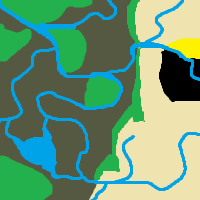
#> input picture worlds/world_bmp.bmp, 200 x 200 px; its folder holds 4 pictures in this run
$ python generate_world.py
#> lines starting #> are read from the running program, lines starting #| are printed output that depends on the picture
import numpy as np
import cv2 as cv
import sys
import random
from matplotlib import pyplot as plt


#------R G B------
#old 51
#young 53
#wastleand 36
#farmland 67
#river blue

patches = np.array([[85, 89, 66, 51], #old 0
           [34, 177, 76, 53], #young 1
           [0, 162, 232, 96], #river 2
           [239, 228, 176, 36], #wasteland 3
           [0, 0, 0, 5], #city 4
           [255, 242, 0, 67]], np.int64) #farmland 5

patch_name = ["old forest",
            "young forest",
            "river",
            "wasteland",
            "city",
            "farmland"]

def calculate_min_distance(color):
    min_l2 = 100000
    for i in range(0, 6):
        # print(patches[i][0])
        l2_r = np.square(color[2] - patches[i][0])
        l2_g = np.square(color[1] - patches[i][1])
        l2_b = np.square(color[0] - patches[i][2])

        l2 = np.sqrt(sum((l2_r, l2_b, l2_g)))
        if l2 <= min_l2:
            min_l2  = l2
            patch_type = i
    return patch_type

def main(img_name, width, height):
#> called with img_name = 'world_bmp', width = 100, height = 100
    im = cv.resize(cv.imread("worlds/{0}.bmp".format(img_name)),(width,height))
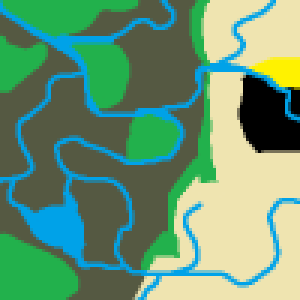
#> im: shape (100, 100, 3) (shown 3 times larger); mean B, G, R 115.5, 150.5, 106.1
    w, h ,_= im.shape
#> w = 100; h = 100

    Z = im.reshape((-1,3))
    Z = np.float32(Z)

    K = 10
    criteria =  (cv.TERM_CRITERIA_EPS + cv.TERM_CRITERIA_MAX_ITER, 10, 1.0)
    ret, label, center  = cv.kmeans(Z, K, None, criteria, 10, cv.KMEANS_RANDOM_CENTERS)
#> ret = 1132992.5; label = 10000 values, max 9 at index 2998, min 0 at index 0, mean 3.5; center = [[146.5, 129.1, 38.79], [76.37, 175.9, 34.98], [66.92, 90.29, 84.35], [203, 196.5, 124.3], [0.966, 0.88, 0.35], [126, 198.1, 143.1], [176, 227.8, 238.4], [227.6, 161.3, 3.94], [6.33, 241.4, 253.7], [0, 121, 128]]

    center = np.uint8(center)
#> center = [[146, 129, 38], [76, 175, 34], [66, 90, 84], [202, 196, 124], [0, 0, 0], [125, 198, 143], [175, 227, 238], [227, 161, 3], [6, 241, 253], [0, 121, 128]]
    res = center[label.flatten()]
    res2 = res.reshape((im.shape))
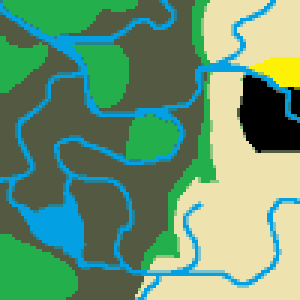
#> res2: shape (100, 100, 3) (shown 3 times larger); mean B, G, R 114.7, 149.9, 105.6

    original_stdout = sys.stdout # Save a reference to the original standard output

    cp_label = np.array(label)
#> cp_label has the same summary as label
    cp_label = cp_label.reshape(-1)
    patch_names = []
    new_labels = np.zeros((w,h), np.int16)

    print("Generating World...")
    print("=========================")
    print("Settings: (Bitmap, width, height)")
    print("          ('{0}', {1}, {2})".format(img_name, width, height))

    for i in range(0, w):
        for j in range(0, h):
            new_labels[i][j] = cp_label[i + (h-1)*j]
            color = np.int64(res2[i][j])
            patch_type = calculate_min_distance(color)
            new_labels[i][j] = patch_type
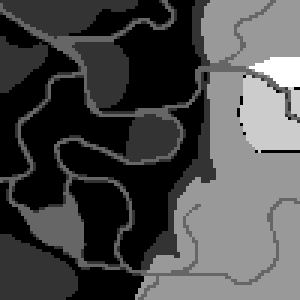
#> new_labels: shape (100, 100) int16 (shown 3 times larger); min 0, max 5, mean 1.47; drawn with min black and max white
    filename = 'patches.csv'

    with open(filename, 'w') as f:
        sys.stdout = f # Change the standard output to the file we created.
        print(""""export-world data (NetLogo 6.2.0)"
"deforestation_model.nlogo"
"10/14/2021 12:37:35:943 +0200"

"RANDOM STATE"
"0 0 -1727483681 271 0.0 false 2013989304 -1871691995 -915960409 -1798869200 1166807813 -5942477 -1518791675 435545335 -314652213 520260077 1936817868 -192358540 -1206026974 -1898772645 214778085 -922981679 1462699249 759367653 285617470 748997112 -519404324 1890593803 -330621234 1707900761 1084096855 1973104727 1701639977 -2114823553 -2061065985 -1479540976 -1856121665 328856081 1757145167 -429798512 -2031164226 1138859872 1770592181 1569571623 385306014 -1249926344 1309658498 -1966765856 1959292266 -932851215 -727763534 1849120692 -452475881 -1901110470 -526894006 726049036 -1418718201 -1771618636 409367543 -187270375 1414606164 -256035954 268583771 -74227742 1823398965 1673136560 1515565173 -355511774 254494322 -1860899510 -1160443501 2068234713 -1737344949 668375055 1274292273 1171696383 -1271355849 188782801 -1241482785 -331847234 -1744899722 -631267029 -1890701356 -2091291506 313002855 -2024245887 -1244659010 729046094 1470592928 -1190694949 2106494669 1184733757 426895680 -2082467945 -882892300 -1785174207 -1877652585 920180184 1249940998 1380514628 -1801442485 411030540 78972404 -590550721 -1357923180 -542369780 1833808687 -1601279218 124115979 -1448151414 -91882948 957232827 -50404623 -195225476 -610060646 1099037915 2136809270 1421897992 1200865061 1008396362 1910156430 580840792 -778553062 175871213 -2022572974 -1246746631 -591624400 -1318003731 -1724681323 -1160767876 -865964429 1575048818 2104265824 1079939744 -974936895 1077752981 1551581563 476876592 1584339470 1923546836 -1603644050 -2125035401 447922679 1270829570 -1211034511 426060441 119546684 217457216 -20209539 -32105801 -682388836 -1745196225 -1374717670 -1321456438 2037148075 890737226 21421299 1061787766 1847949682 615368336 -740211766 868241034 -1142645346 2031768205 -451268291 530337694 -367717501 -91654825 337728223 944700415 -1391027684 -1424749705 944641331 106872440 99729903 -1350480701 1904756541 2023055868 -238157674 -726838928 922014789 1128695232 -794630673 -304225063 -2098764088 -1740667519 1745819207 -1627386677 -1021637505 -279269361 2134551681 642512711 -1513643983 -1485430979 1525641796 -1964726864 -1733613263 1201611923 187459062 1280024466 -1639658591 683198468 -1542193055 884966585 411417418 687372311 2070057449 -1716965793 889879385 350355564 1918224583 150601125 -844830476 214221770 -53543548 -152180259 -877831088 1989877176 952230961 -187265142 267993127 -1951604581 -1046967713 2102305967 426183883 -399269507 -1541225627 1829730800 1575458947 -1380665092 -1097733832 -1825997977 1591010283 1667998664 696402203 1623510035 -1252261905 -966019193 -1848328504 -1107998191 -1553892156 1961549826 -1214305782 281037446 1227044628 -1716788509 -721980971 -1290762971 1768681196 -1792366669 -1143983584 -1479000889 -440309217 -1615458244 51091122 1356283 276561331 -304302328 -201211482 2005452435 21664741 1216795379 1315734167 830121360 -1426000197 -1040790047 1141833937 -501604020 -168485719 -726445671 -139469594 665239066 -543144556 787687951 114194160 -1614817636 1763282428 -1117544856 81686130 -589110347 355365825 -623032198 -173743631 -503238703 -1486453619 -751058396 -1232729409 -309813149 -107684108 434426289 926096689 -1320619952 2114129125 2115760558 1498638339 1738059796 1302363498 -1646920869 -513138312 -1184181792 -788719733 135179773 1813232203 -1449392273 -1320300196 1713655316 -152065192 -2004028056 756308768 1592826259 -1782167097 1737052638 -936773256 -1120440928 -1921124673 302860450 40661286 -1581331313 -495711308 471832073 -676766950 953129365 352077 -1012639666 -1089917146 801387325 -201739702 253235053 637048306 -136944865 -2028479450 -699692382 355549906 1983693873 -1281337758 616693352 -1792143617 -1025163326 1009065749 1802235662 1580166004 1994412517 1414118269 -521450714 -1629433312 -936981959 1406989745 117134856 -1378383107 -1922025354 438863972 795914526 -1033795782 317150887 -1769508038 -1641316338 1548924292 2049990185 -1515855748 -1950510512 1118453825 -1989747857 -2107352244 -522517849 -617328256 -79425293 -50859748 -579243085 1681382669 -1743997886 1360357014 1967737025 -1357365995 983998279 -176500446 1725838665 -1095023319 -1836672960 -480301252 -1665145617 339637098 313965062 -851343709 1957395301 1192551703 -827744509 -413970753 417635272 -1059091045 -1349964894 -1453735556 1726800924 349857626 -1070206375 1935231000 974157940 529514336 1230947150 -560796352 -2127763692 614771003 -1001951005 261101223 443004167 1229137959 -1094808306 1236010345 -1601957934 838619313 -710887022 866878534 -1879709457 -565308530 -957442855 -1710255697 -1757593977 -1902941541 -1710652830 -826480729 -1894464191 1808965892 -1565257472 466355613 -1768948192 152229914 -1024667549 -1790303667 -650560930 -1514000970 -289573175 2035567401 -522756522 -2138462042 1280239279 -2094102285 1469380877 1563286043 644681631 -321978223 1031973143 587250017 534890612 750288877 596315849 -1564031087 -1678313726 21431739 929755938 -2081668068 1065656306 20264419 2017172937 -1523304189 2006044992 1759277762 -1227745452 1598613634 1744779816 -988844530 -1275026734 -1483337072 1522490778 -1469221014 1879641657 258323634 -1011055048 1478483186 -1119063005 -757862079 441290406 1817583019 722686495 -181645420 1709989557 516838900 -166175878 -1128453854 -1314328001 -587305122 -1559024462 1540625422 499878954 -761455537 1557742573 1223250481 1484932022 1394354568 -1237324476 1333626044 -1100184123 1026127326 1625323950 -1029893746 -631130094 -1032662977 1116287715 -491899345 -1006969221 162778239 1079643110 1374955397 -876164663 694947561 1226129104 1288441990 -1990757966 340172087 -197554885 1630103143 -54350121 2116445213 138498545 -1416811481 -585249082 -380778614 808019142 145843116 -1302554287 -2128737795 2080610625 599588313 -16566520 -510859993 -1718032793 -747450068 1951543254 715192310 -2004719131 -306170091 48166142 837311844 -2130377264 -484393469 381085102 -674060231 1647059405 1169202375 1233214341 -1964078912 2045851423 -1257818534 -292713908 752205721 -301693591 807505481 -565166563 128862533 -1599208845 -515351272 861024449 -956366495 -1071365224 524464309 1860272365 -759469693 697882809 -660084878 1748578135 1300765130 1966574027 -287770729 627653123 342765707 -2049163833 -303764553 1459431414 -1307699390 584494469 1227125046 973759682 -1166505154 -2007386335 -2044008652 346139172 -17900355 1458779953 2037116910 -2102038504 617608369 -325313442 1822343267 -510373821 -1402248216 1543164227 572940970 -1467900431 -7396180 745831982 914118149 -1681227102 1665586771 1886232006 809805417 1393343322 541574056 -612177561 -1209802521 -1008488097 1328959033 -1090454015 1356347034 1154388253 631723310 1327468403 952526958 283204699 734365228 1807246090 -1467280212 1242207362 39479842 1744916118 -921206549 -1049079244 1229148122 -577985409 -1809469912 420683378 799914826 1239076081 285235048 141622022 543524455 1374482870 1282319975 -1500926442 1058312248 1467409849 1210801598 1939182203"

"GLOBALS"
"min-pxcor","max-pxcor","min-pycor","max-pycor","perspective","subject","nextIndex","directed-links","ticks","crops_flammabillity","crop_growth_duration","crop_rot_duration","farmland_flammabillity","fire_duration","fire_spread","forest_mature_duration","forest_regrowth_duration","natural_fire_chance","old_forest_flammabillity","young_forest_flammabillity"
"0","{0}","0","{1}","0","nobody","0",\"""NEITHER\""","0","0.6","300","112","0.35","5","12.4","500","250","0.001","0.15","0.35"

"TURTLES"
"who","color","heading","xcor","ycor","shape","label","label-color","breed","hidden?","size","pen-size","pen-mode"

"PATCHES"
"pxcor","pycor","pcolor","plabel","plabel-color","ptype","maturity" """.format(width-1,height-1)
    )
        for pxcor in range(0, w):
            for pycor in range(0, h):
                pcolor = patches[new_labels[pxcor][pycor]][3]
                plabel = patch_name[new_labels[pxcor][pycor]]
                maturity = 0 if plabel in ["city", "river"] else random.random()
                print("\"%d\",\"%d\",\"%d\",\"\"\"\"\"\",\"9.9\",\"\"\"%s\"\"\",\"%f\""% (pxcor, pycor, pcolor, plabel, maturity))

        print("""
    "LINKS"
    "end1","end2","color","label","label-color","hidden?","breed","thickness","shape","tie-mode"


    "PLOTS"
    ""
    "EXTENSIONS"
        """)
        sys.stdout = original_stdout # Reset the standard output to its original value

    print("World sucessfully generated to file", filename)


if __name__ == "__main__":
    # set default
    args = ("world_bmp", 100, 100)
    if(len(sys.argv)==4):
        args = (sys.argv[1], int(sys.argv[2]), int(sys.argv[3]))
    main(*args)
